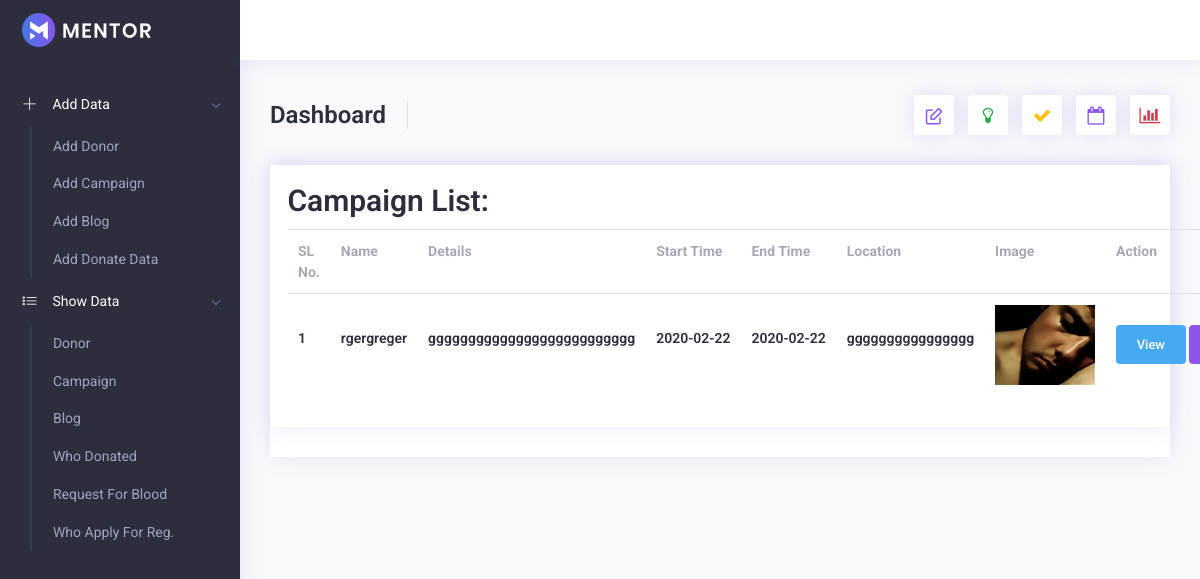
The app's page /admin/campaign/index.php, older data.
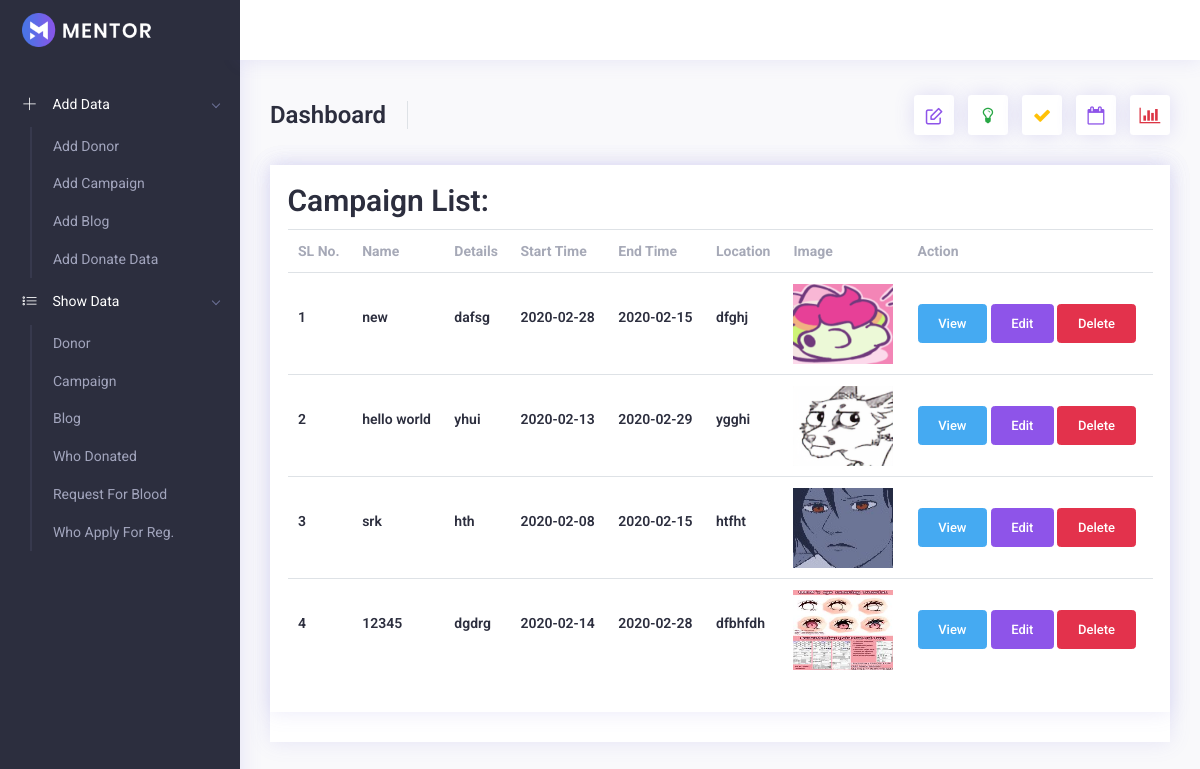
The same page, newer data.
### tables this page shows
CREATE TABLE `campaign` (
  `id` int(11) NOT NULL,
  `name` varchar(100) NOT NULL,
  `details` text NOT NULL,
  `start_time` date NOT NULL,
  `end_time` date NOT NULL,
  `location` varchar(100) NOT NULL,
  `image` varchar(333) NOT NULL
);

### admin/campaign/index.php (the view, shortened to what this page needs)
<?php include('../include/header.php'); ?>
<?php
$con = connect_db();
$sql = "SELECT * FROM `campaign`";
$result = mysqli_query($con, $sql);
?>
<div class="row">
    <div class="col-md-12">
        <div class="card card-statistics">
            <div class="card">
                <div class="card-body">
                    <h2>Campaign List:</h2>
                    <table class="table">
                        <tr>
                            <th>SL No.</th>
                            <th>Name</th>
                            <th>Details</th>
                            <th>Start Time</th>
                            <th>End Time </th>
                            <th>Location</th>
                            <th>Image</th>
                            <th>Action</th>
                        </tr>
                        <?php $sl = 1 ?>
                        <?php while ($row = mysqli_fetch_assoc($result)) {; ?>
                            <tr>
                                <td><h5><?php echo $sl; ?></h5></td>
                                <td><h5><?php echo $row['name']; ?></h5></td>
                                <td><h5><?php echo $row['details']; ?></h5></td>
                                <td><h5><?php echo $row['start_time']; ?></h5></td>
                                <td><h5><?php echo $row['end_time']; ?></h5></td>
                                <td><h5><?php echo $row['location']; ?></h5></td>
                                <td><img src="<?php echo "../";
                                echo $row['image']; ?>" alt="" width="100px" height="80px"></td>
                                <td>
                                    <a href="show.php?id=<?php echo $row['id']; ?>" class="btn btn-info">View</a>
                                    <a href="edit.php?id=<?php echo $row['id']; ?>" class="btn btn-primary">Edit</a>
                                    <a href="delete.php?id=<?php echo $row['id']; ?>" class="btn btn-danger" onclick="return confirm('Are you sure want to delete this Data?');">Delete</a>
                                </td>
                            </tr>
                        <?php $sl++;
                        } ?>
                    </table>
                </div>
            </div>
        </div>
        <?php include('../include/footer.php'); ?>

Row changes from the older to the newer data that the page shows:
removed campaign: name "rgergreger", details "gggggggggggggggggggggggggg", start_time "2020-02-22", end_time "2020-02-22", location "gggggggggggggggg", image (picture)
added campaign: name "new", details "dafsg", start_time "2020-02-28", end_time "2020-02-15", location "dfghj", image (picture)
added campaign: name "hello world", details "yhui", start_time "2020-02-13", end_time "2020-02-29", location "ygghi", image (picture)
added campaign: name "srk", details "hth", start_time "2020-02-08", end_time "2020-02-15", location "htfht", image (picture)
added campaign: name "12345", details "dgdrg", start_time "2020-02-14", end_time "2020-02-28", location "dfbhfdh", image (picture)
